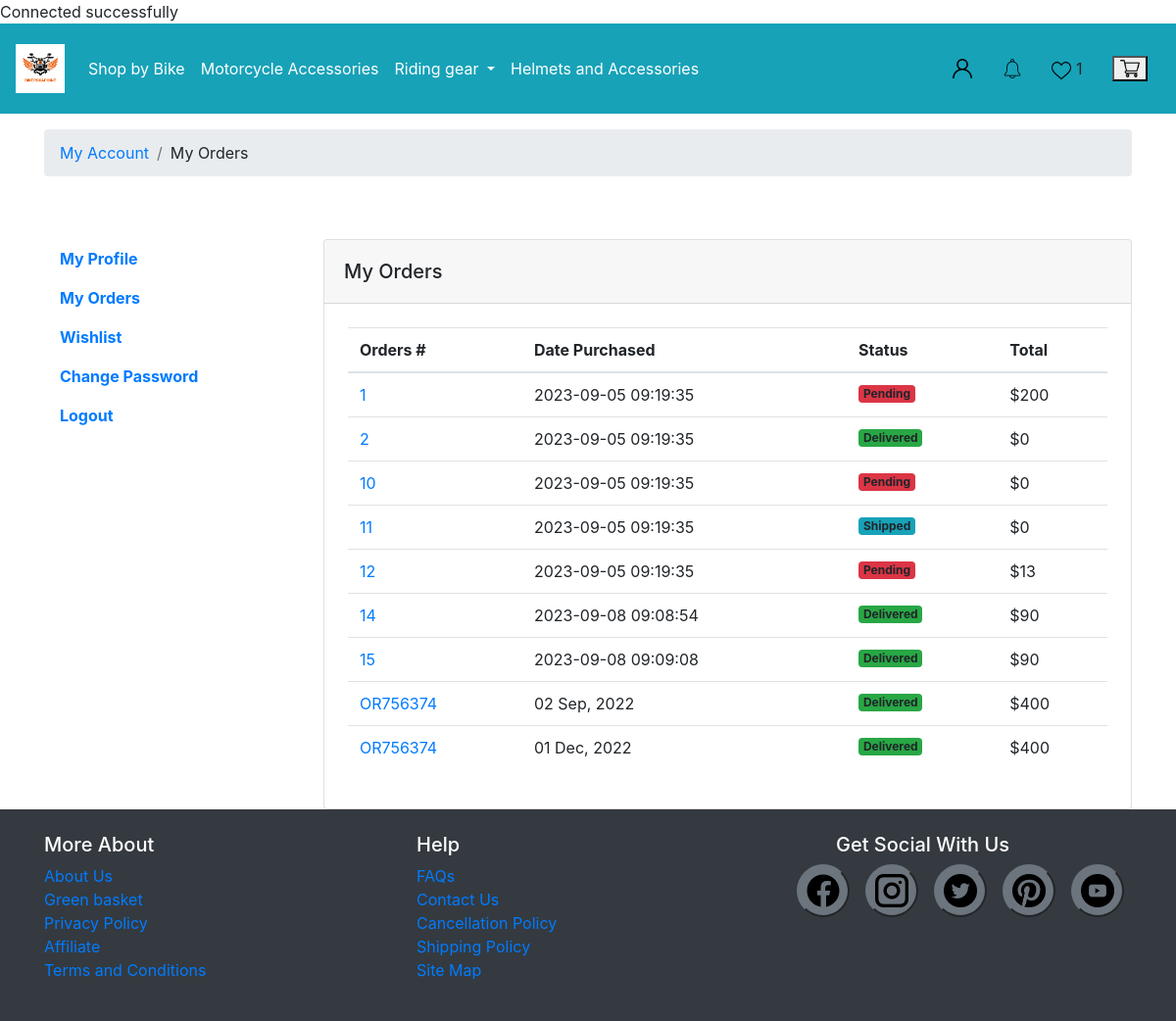
/my-orders.php, run on the app's committed database.
### tables this page shows
CREATE TABLE `shipping_details` (
  `id` int(11) NOT NULL,
  `First` varchar(100) NOT NULL,
  `Last` varchar(100) NOT NULL,
  `email` varchar(255) NOT NULL,
  `country` varchar(100) NOT NULL,
  `address` varchar(255) NOT NULL,
  `city` varchar(100) NOT NULL,
  `state` varchar(100) NOT NULL,
  `zip` int(100) NOT NULL,
  `mobile` bigint(100) NOT NULL,
  `user_id` int(100) NOT NULL,
  `amount` int(100) NOT NULL,
  `tshipping` int(100) NOT NULL,
  `created_at` timestamp NOT NULL DEFAULT current_timestamp(),
  `payment_status` enum('paid','not_paid') NOT NULL,
  `status` enum('pending','delivered','shipped') NOT NULL
);

### my-orders.php (the view, shortened to what this page needs)
<?php
include('connection.php');
$sql="SELECT * FROM shipping_details";
$orders=mysqli_query($conn,$sql);
?>
<!DOCTYPE html>
<html lang="en">
<head>
    <link rel="stylesheet" href="https://cdn.jsdelivr.net/npm/bootstrap@4.1.3/dist/css/bootstrap.min.css"
 />
  <link rel="stylesheet" href="https://cdnjs.cloudflare.com/ajax/libs/OwlCarousel2/2.3.4/assets/owl.carousel.min.css"
 />
</head>
<body>
<nav class="navbar navbar-expand-lg navbar-light py-3 bg-info ">
    <a class="navbar-brand text-white" href="/"><img src='assets/logo/logo.png' width='50' height='50' alt=''/></a>
    <div class="collapse navbar-collapse" id="navbarSupportedContent">
      <ul class="navbar-nav mr-auto ">
        <li class="nav-item active">
          <a class="nav-link text-white" href="#">Shop by Bike <span class="sr-only">(current)</span></a>
        </li>
        <li class="nav-item">
          <a class="nav-link text-white" href="#">Motorcycle Accessories</a>
        </li>
        <li class="nav-item dropdown">
          <a class="nav-link dropdown-toggle text-white" href="#" id="navbarDropdown" role="button"
            data-toggle="dropdown" aria-haspopup="true" aria-expanded="false">
            Riding gear
          </a>
        </li>
        <li class="nav-item">
          <a class="nav-link disabled text-white" href="#">Helmets and Accessories</a>
        </li>
      </ul>
      <div>
        <div type="button" class="btn" data-toggle="modal" data-target="#signInModal">
          <img src="./Images/user.png" alt="" style="height: 20px;">
        </div>
        <div type="button" class="btn"><img src="./Images/bell.png" alt="" style="height: 20px;"></div>
        <div type="button" class="btn"><img src="./Images/heart.png" alt="" style="height: 20px;">
        1
        </div>
        <div type="button" class="btn"><button type="button" data-toggle="modal" data-target="#exampleModalCenter">
        <img src="./Images/shopping-cart.png" alt="" style="height: 20px;">
        </button></div>
      </div>
    </div>
</nav>
<main>
    <section class="section-5 pt-3 pb-3 mb-3 bg-white">
        <div class="container">
            <div class="light-font">
                <ol class="breadcrumb primary-color mb-0">
                    <li class="breadcrumb-item"><a class="white-text" href="#">My Account</a></li>
                    <li class="breadcrumb-item">My Orders</li>
                </ol>
            </div>
        </div>
    </section>
    <section class=" section-11 ">
        <div class="container  mt-5">
            <div class="row">
                <div class="col-md-3">
                    <?php include('includes/account-panel.php');?>
                </div>
                <div class="col-md-9">
                    <div class="card">
                        <div class="card-header">
                            <h2 class="h5 mb-0 pt-2 pb-2">My Orders</h2>
                        </div>
                        <div class="card-body p-4">
                            <div class="table-responsive">
                                <table class="table">
                                    <thead>
                                        <tr>
                                            <th>Orders #</th>
                                            <th>Date Purchased</th>
                                            <th>Status</th>
                                            <th>Total</th>
                                        </tr>
                                    </thead>
                                    <tbody>
                                        <?php
                                        foreach($orders as $order){?>
                                        <tr>
                                            <td>
                                                <a href="order-detail.php?id=<?php echo $order['user_id'];?>"><?php echo $order['id'];?></a>
                                            </td>
                                            <td><?php echo $order['created_at'];?></td>
                                            <td>
                                            <?php if($order['status']=="pending"){?>
                                                <span class="badge bg-danger">Pending</span>
                                                <?php } elseif($order['status']=="shipped"){?>
                                                    <span class="badge bg-info">Shipped</span>
                                                <?php } else{?>
                                                    <span class="badge bg-success">Delivered</span>
                                                <?php } ?>
                                            </td>
                                            <td>$<?php echo $order['amount'];?></td>
                                        </tr>
                                        <?php } ?>
                                        <tr>
                                            <td>
                                                <a href="order-detail.php">OR756374</a>
                                            </td>
                                            <td>02 Sep, 2022</td>
                                            <td>
                                                <span class="badge bg-success">Delivered</span>
                                            </td>
                                            <td>$400</td>
                                        </tr>
                                        <tr>
                                            <td>
                                                <a href="order-detail.php">OR756374</a>
                                            </td>
                                            <td>01 Dec, 2022</td>
                                            <td>
                                                <span class="badge bg-success">Delivered</span>
                                            </td>
                                            <td>$400</td>
                                        </tr>
                                    </tbody>
                                </table>
                            </div>
                        </div>
                    </div>
                </div>
            </div>
        </div>
    </section>
</main>
<div class="footer mt-auto bg-dark text-white py-4">
    <div class="container">
        <div class="row">
            <div class="col-lg-4 col-md-3 col-sm-12">
                <h5>More About</h5>
                <ul class="list-unstyled">
                    <li><a href="#">About Us</a></li>
                    <li><a href="#">Green basket</a></li>
                    <li><a href="#">Privacy Policy</a></li>
                    <li><a href="#">Affiliate</a></li>
                    <li><a href="#">Terms and Conditions</a></li>
                </ul>
            </div>
            <div class="col-lg-4 col-md-3 col-sm-12">
                <h5>Help</h5>
                <ul class="list-unstyled">
                    <li><a href="#">FAQs</a></li>
                    <li><a href="#">Contact Us</a></li>
                    <li><a href="#">Cancellation Policy</a></li>
                    <li><a href="#">Shipping Policy</a></li>
                    <li><a href="#">Site Map</a></li>
                </ul>
            </div>
            <div class="col-lg-4 col-md-6 col-sm-12">
                <h5 class="mx-lg-5 mx-md-0">Get Social With Us</h5>
                <div class="d-flex justify-content-lg-center justify-content-md-start">
                    <button class="btn-secondary rounded-circle p-2 py-1  mx-2">
                        <img src="./Images/facebook.png" alt="" class="img-fluid">
                    </button>
                    <button class="rounded-circle btn-secondary p-2 py-1 mx-2">
                        <img src="./Images/instagram.png" alt="" class="img-fluid">
                    </button>
                    <button class="btn-secondary rounded-circle p-2 py-1 mx-2">
                        <img src="./Images/twitter.png" alt="" class="img-fluid">
                    </button>
                    <button class="btn-secondary rounded-circle p-2 py-1 mx-2">
                        <img src="./Images/pinterest-circular-logo-symbol.png" alt="" class="img-fluid">
                    </button>
                    <button class="btn-secondary rounded-circle p-2 py-1 mx-2">
                        <img src="./Images/youtube.png" alt="" class="img-fluid">
                    </button>
                </div>
            </div>
        </div>
    </div>
</div>
</body>
</html>

### includes/account-panel.php
<ul id="account-panel" class="nav nav-pills flex-column" >
    <li class="nav-item">
        <a href="account.php"  class="nav-link font-weight-bold" role="tab" aria-controls="tab-login" aria-expanded="false"><i class="fas fa-user-alt"></i> My Profile</a>
    </li>
    <li class="nav-item">
        <a href="my-orders.php"  class="nav-link font-weight-bold" role="tab" aria-controls="tab-register" aria-expanded="false"><i class="fas fa-shopping-bag"></i>My Orders</a>
    </li>
    <li class="nav-item">
        <a href="wishlist.php"  class="nav-link font-weight-bold" role="tab" aria-controls="tab-register" aria-expanded="false"><i class="fas fa-heart"></i> Wishlist</a>
    </li>
    <li class="nav-item">
        <a href="change-password.php"  class="nav-link font-weight-bold" role="tab" aria-controls="tab-register" aria-expanded="false"><i class="fas fa-lock"></i> Change Password</a>
    </li>
    <li class="nav-item">
        <a href="login.php" class="nav-link font-weight-bold" role="tab" aria-controls="tab-register" aria-expanded="false"><i class="fas fa-sign-out-alt"></i> Logout</a>
    </li>
</ul>

### data on the page
shipping_details: id "1", created_at "2023-09-05 09:19:35", status "Pending", amount "200"
shipping_details: id "2", created_at "2023-09-05 09:19:35", status "Delivered", amount "0"
shipping_details: id "10", created_at "2023-09-05 09:19:35", status "Pending", amount "0"
shipping_details: id "11", created_at "2023-09-05 09:19:35", status "Shipped", amount "0"
shipping_details: id "12", created_at "2023-09-05 09:19:35", status "Pending", amount "13"
shipping_details: id "14", created_at "2023-09-08 09:08:54", status "Delivered", amount "90"
shipping_details: id "15", created_at "2023-09-08 09:09:08", status "Delivered", amount "90"
